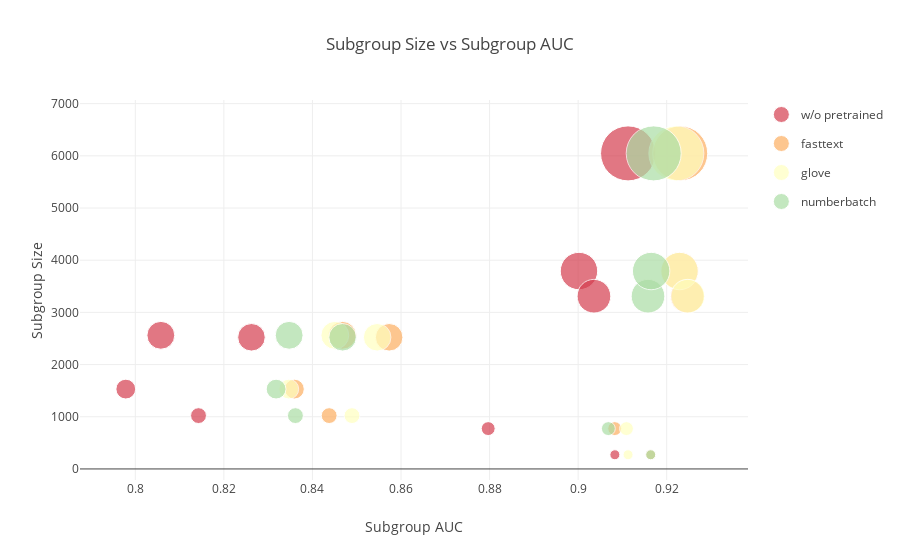

Notebook code for this chart:
### Markdown cell above
This method will extract word embeddings and save them as a dict in a pickle file, so to load them into a model you'll have to use a slightly different `build_matrix` and `load_embedding` methods like those seen in [How To: Preprocessing for GloVe Part2: Usage](https://www.kaggle.com/christofhenkel/how-to-preprocessing-for-glove-part2-usage). Saving and loading as a pickle will also be considerably faster. If I find a way to do a commensurate benchmark with my BERT embeddings I will, but for now I'll just leave the method to create your own.
<a id='compare'></a>

### Code cell
def scale(x):
    mini = 272
    maxi = 6047
    scale_rng = [10, 55]
    return (scale_rng[1] - scale_rng[0])*((x-mini)/(maxi-mini))+scale_rng[0]
    
trace0 = go.Scatter(
{
        'x': ctrl_bias_metrics['subgroup_auc'], 
        'y': ctrl_bias_metrics['subgroup_size'],
        'legendgroup': 'w/o pretrained',
        'name': 'w/o pretrained', 
        'mode': 'markers', 
        'marker': {
            'color': cl.scales['9']['div']['Spectral'][0],
            'size': [scale(x) for x in ctrl_bias_metrics['subgroup_size']]
        },
        'text': ctrl_bias_metrics['subgroup']
    })

trace1 = go.Scatter(
{
        'x': ft_bias_metrics['subgroup_auc'], 
        'y': ft_bias_metrics['subgroup_size'],
        'legendgroup': 'fasttext',
        'name': 'fasttext', 
        'mode': 'markers', 
        'marker': {
            'color': cl.scales['9']['div']['Spectral'][2],
            'size': [scale(x) for x in ft_bias_metrics['subgroup_size']]
        },
        'text': ft_bias_metrics['subgroup']
    })

trace2 = go.Scatter(
{
        'x': gl_bias_metrics['subgroup_auc'], 
        'y': gl_bias_metrics['subgroup_size'],
        'legendgroup': 'glove',
        'name': 'glove', 
        'mode': 'markers', 
        'marker': {
            'color': cl.scales['9']['div']['Spectral'][4],
            'size': [scale(x) for x in gl_bias_metrics['subgroup_size']]
        },
        'text': gl_bias_metrics['subgroup']
    })

trace3 = go.Scatter(
{
        'x': nb_bias_metrics['subgroup_auc'], 
        'y': nb_bias_metrics['subgroup_size'],
        'legendgroup': 'numberbatch',
        'name': 'numberbatch', 
        'mode': 'markers', 
        'marker': {
            'color': cl.scales['9']['div']['Spectral'][6],
            'size': [scale(x) for x in nb_bias_metrics['subgroup_size']]
        },
        'text': nb_bias_metrics['subgroup']
    })

layout = go.Layout(
    title= 'Subgroup Size vs Subgroup AUC',
    hovermode = 'closest',
    xaxis = dict(
        title='Subgroup AUC'
    ),
    yaxis = dict(
        title='Subgroup Size'
    ),
    showlegend = True
)

fig = go.Figure(data=[trace0, trace1, trace2, trace3], layout=layout)
py.iplot(fig)

### Figure 1 — Plotly figure (JSON) as saved in the notebook; plotly's stock layout.template omitted (floating-point values rounded to 4 significant figures)
{"data": [{"legendgroup": "w/o pretrained", "marker": {"color": "rgb(213,62,79)", "size": [19.8, 27.84, 15.84, 27.54, 13.9, 37.43, 33.67, 10.0, 55.0]}, "mode": "markers", "name": "w/o pretrained", "text": ["black", "white", "homosexual_gay_or_lesbian", "muslim", "jewish", "male", "christian", "psychiatric_or_mental_illness", "female"], "type": "scatter", "uid": "b23b3c28-3684-4b41-a6cf-5601702449ea", "x": [0.7978, 0.8058, 0.8143, 0.8262, 0.8797, 0.9002, 0.9036, 0.9083, 0.9113], "y": [1530, 2561, 1022, 2523, 773, 3792, 3310, 272, 6047]}, {"legendgroup": "fasttext", "marker": {"color": "rgb(253,174,97)", "size": [19.8, 15.84, 27.84, 27.54, 13.9, 10.0, 37.43, 55.0, 33.67]}, "mode": "markers", "name": "fasttext", "text": ["black", "homosexual_gay_or_lesbian", "white", "muslim", "jewish", "psychiatric_or_mental_illness", "male", "female", "christian"], "type": "scatter", "uid": "1b5b0252-d760-4215-b95c-302363ace433", "x": [0.8359, 0.8438, 0.8468, 0.8573, 0.9083, 0.9164, 0.9229, 0.9231, 0.9246], "y": [1530, 1022, 2561, 2523, 773, 272, 3792, 6047, 3310]}, {"legendgroup": "glove", "marker": {"color": "rgb(255,255,191)", "size": [19.8, 27.84, 15.84, 27.54, 13.9, 10.0, 55.0, 37.43, 33.67]}, "mode": "markers", "name": "glove", "text": ["black", "white", "homosexual_gay_or_lesbian", "muslim", "jewish", "psychiatric_or_mental_illness", "female", "male", "christian"], "type": "scatter", "uid": "f5f49c41-214e-4407-9ce8-45c55970c22b", "x": [0.8347, 0.8451, 0.8489, 0.8546, 0.9109, 0.9113, 0.9222, 0.9229, 0.9248], "y": [1530, 2561, 1022, 2523, 773, 272, 6047, 3792, 3310]}, {"legendgroup": "numberbatch", "marker": {"color": "rgb(171,221,164)", "size": [19.8, 27.84, 15.84, 27.54, 13.9, 33.67, 10.0, 37.43, 55.0]}, "mode": "markers", "name": "numberbatch", "text": ["black", "white", "homosexual_gay_or_lesbian", "muslim", "jewish", "christian", "psychiatric_or_mental_illness", "male", "female"], "type": "scatter", "uid": "06c70426-8227-4fe6-b69c-4302869e8a06", "x": [0.8318, 0.8347, 0.8362, 0.8468, 0.9068, 0.9158, 0.9164, 0.9165, 0.9171], "y": [1530, 2561, 1022, 2523, 773, 3310, 272, 3792, 6047]}], "layout": {"hovermode": "closest", "showlegend": true, "title": {"text": "Subgroup Size vs Subgroup AUC"}, "xaxis": {"title": {"text": "Subgroup AUC"}}, "yaxis": {"title": {"text": "Subgroup Size"}}}}
